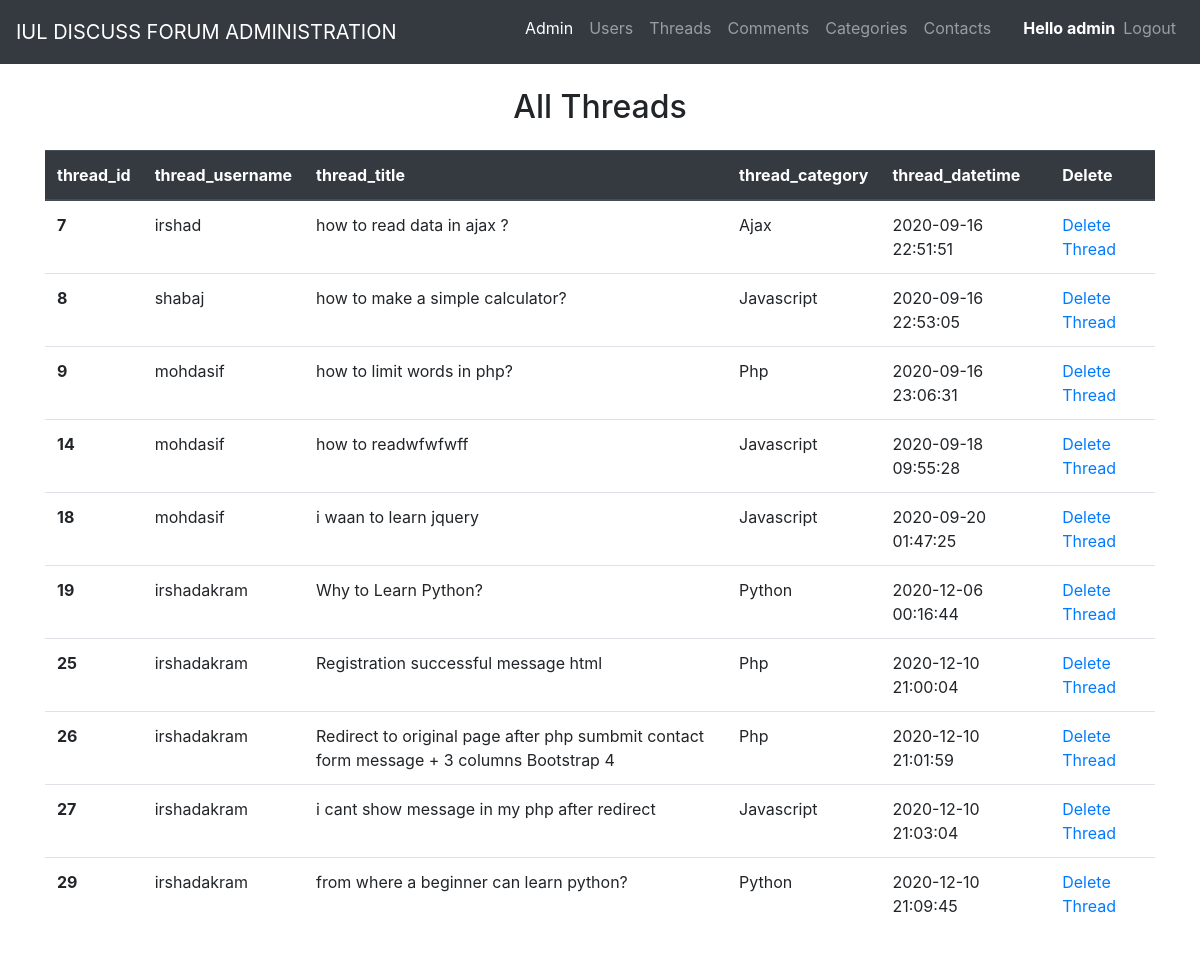
/admin/threads.php (signed in), run on the app's committed database.
### tables this page shows
CREATE TABLE `threads` (
  `thread_id` int(255) NOT NULL,
  `thread_title` text NOT NULL,
  `thread_description` longtext NOT NULL,
  `thread_category_name` varchar(255) NOT NULL,
  `thread_username` varchar(255) NOT NULL,
  `thread_datetime` datetime NOT NULL DEFAULT current_timestamp()
);

### admin/threads.php (the view, shortened to what this page needs)
<?php
 include 'layout.php';
?>
<div class="container mx-auto my-4">
    <h2 class="text-center my-4">All Threads</h2>
    <table class="table">
        <thead class="thead-dark">
            <tr>
                <th scope="col">thread_id</th>
                <th scope="col">thread_username</th>
                <th scope="col">thread_title</th>
                <th scope="col">thread_category</th>
                <th scope="col">thread_datetime</th>
                <th scope="col">Delete</th>
            </tr>
        </thead>
        <tbody>
        <?php
       include 'db_connect.php';
       $sql = "SELECT * FROM `threads`";
       $result = mysqli_query($conn,$sql);
       if($num = mysqli_num_rows($result) > 0){
           while($row = mysqli_fetch_assoc($result)){
           echo '<tr>
                    <th scope="row">'.$row["thread_id"].'</th>
                    <td>'.$row["thread_username"].'</td>
                    <td>'.$row["thread_title"].'</td>
                    <td>'.$row["thread_category_name"].'</td>
                    <td>'.$row["thread_datetime"].'</td>
                    <td><a href="delete_thread.php?thread_id='.$row['thread_id'].'"> Delete Thread</a></td>
                </tr>';
           }
        }
        ?>
        </tbody>
    </table>
</div>

### data on the page
threads: thread_id "7", thread_username "irshad", thread_title "how to read data in ajax ?", thread_category_name "Ajax", thread_datetime "2020-09-16 22:51:51"
threads: thread_id "8", thread_username "shabaj", thread_title "how to make a simple calculator?", thread_category_name "Javascript", thread_datetime "2020-09-16 22:53:05"
threads: thread_id "9", thread_username "mohdasif", thread_title "how to limit words in php?", thread_category_name "Php", thread_datetime "2020-09-16 23:06:31"
threads: thread_id "14", thread_username "mohdasif", thread_title "how to readwfwfwff", thread_category_name "Javascript", thread_datetime "2020-09-18 09:55:28"
threads: thread_id "18", thread_username "mohdasif", thread_title "i waan to learn jquery", thread_category_name "Javascript", thread_datetime "2020-09-20 01:47:25"
threads: thread_id "19", thread_username "irshadakram", thread_title "Why to Learn Python?", thread_category_name "Python", thread_datetime "2020-12-06 00:16:44"
threads: thread_id "25", thread_username "irshadakram", thread_title "Registration successful message html", thread_category_name "Php", thread_datetime "2020-12-10 21:00:04"
threads: thread_id "26", thread_username "irshadakram", thread_title "Redirect to original page after php sumbmit contact form message + 3 columns Bootstrap 4", thread_category_name "Php", thread_datetime "2020-12-10 21:01:59"
threads: thread_id "27", thread_username "irshadakram", thread_title "i cant show message in my php after redirect", thread_category_name "Javascript", thread_datetime "2020-12-10 21:03:04"
threads: thread_id "29", thread_username "irshadakram", thread_title "from where a beginner can learn python?", thread_category_name "Python", thread_datetime "2020-12-10 21:09:45"

### other printed values
$_SESSION['admin_username'] "admin"
